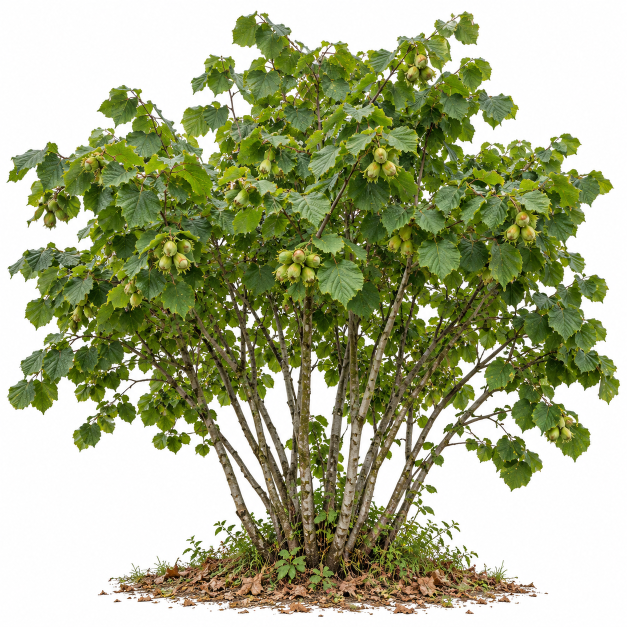
#> input picture assets-src/findik-ocagi-referans.png, 1254 x 1254 px (shown at 1/2 size)
$ python make-panorama.py ../assets-src/findik-ocagi-referans.png ../assets-src/findik-ocagi-referans.png 1.0
#> lines starting #> are read from the running program, lines starting #| are printed output that depends on the picture
"""Dev: a wide horizon picture made into the sky dome's equirectangular panorama (4096x2048): the
picture and its mirror side by side so it goes round seamlessly, the sky above carried up to a deeper
blue at the top, the green below carried down. make-panorama.py <in> <out.jpg> [eye row 0..1]"""
import sys
import numpy as np
from PIL import Image

src, out = sys.argv[1], sys.argv[2]
eye = float(sys.argv[3]) if len(sys.argv) > 3 else 0.69
W, H = 4096, 2048
im = Image.open(src).convert('RGB')
#> im is the input picture: PIL image 1254x1254 RGB; mean R, G, B 167.9, 173.7, 138.1
band = Image.new('RGB', (im.width * 2, im.height))
#> band: PIL image 2508x1254 RGB; every value is 0
band.paste(im, (0, 0))
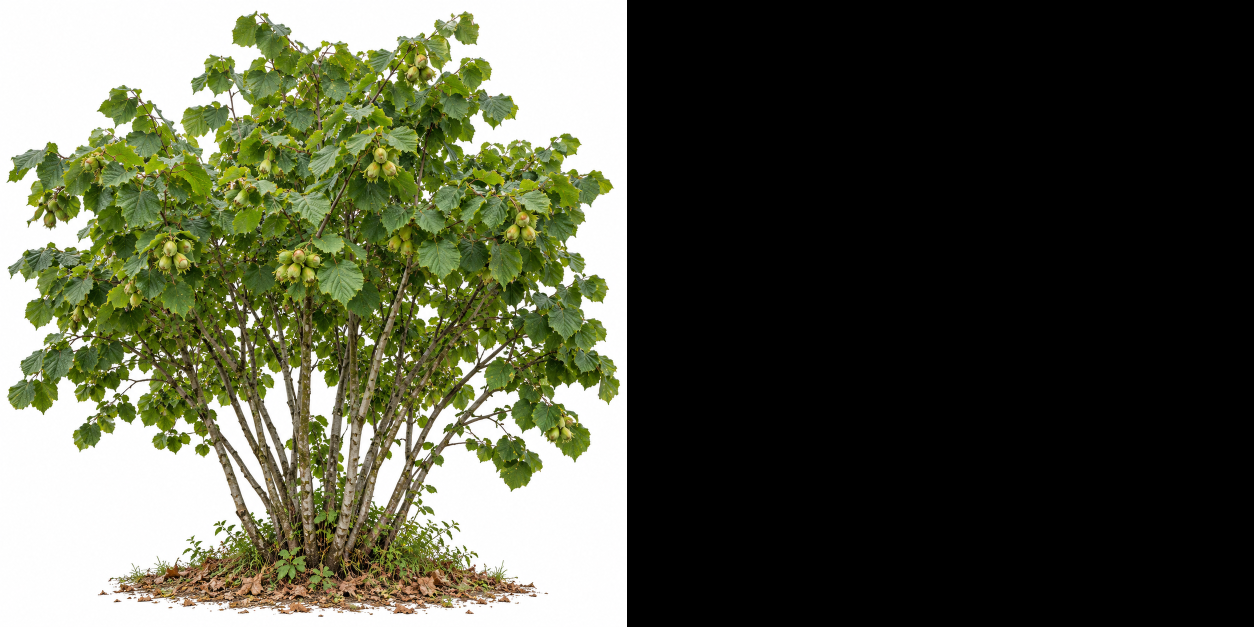
#> band: PIL image 2508x1254 RGB (shown at 1/2 size); mean R, G, B 83.9, 86.8, 69.1
band.paste(im.transpose(Image.FLIP_LEFT_RIGHT), (im.width, 0))
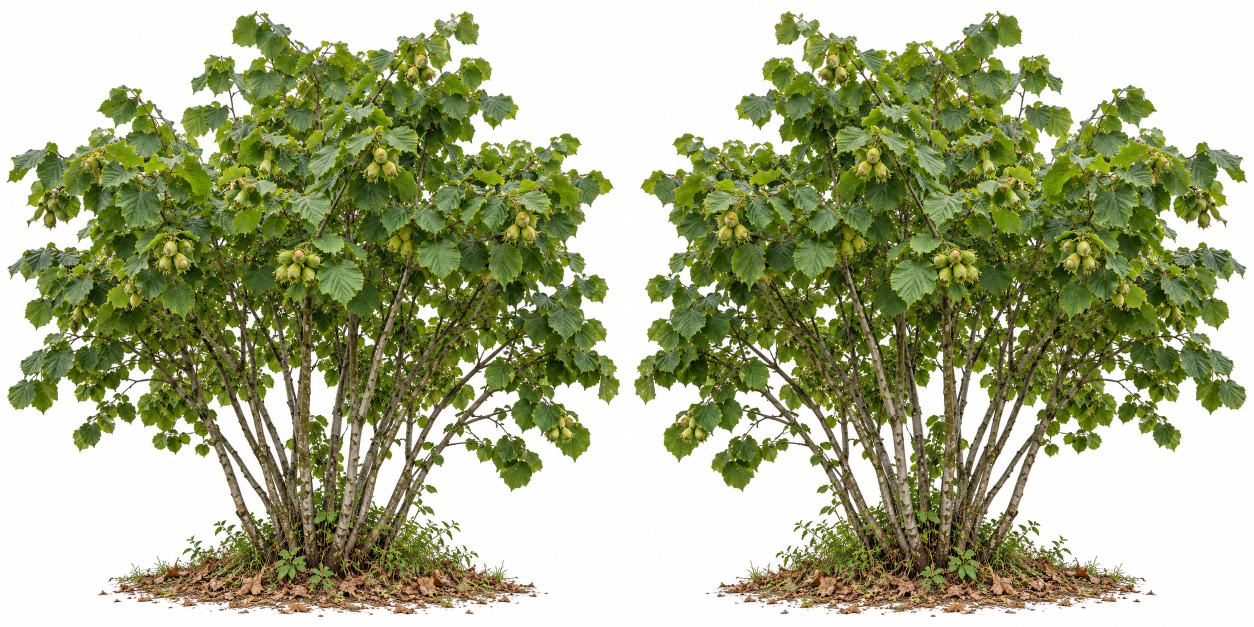
#> band: PIL image 2508x1254 RGB (shown at 1/2 size); mean R, G, B 167.9, 173.7, 138.1
bh = round(band.height * W / band.width)
#> bh = 2048
band = np.asarray(band.resize((W, bh), Image.LANCZOS), dtype=np.float32)
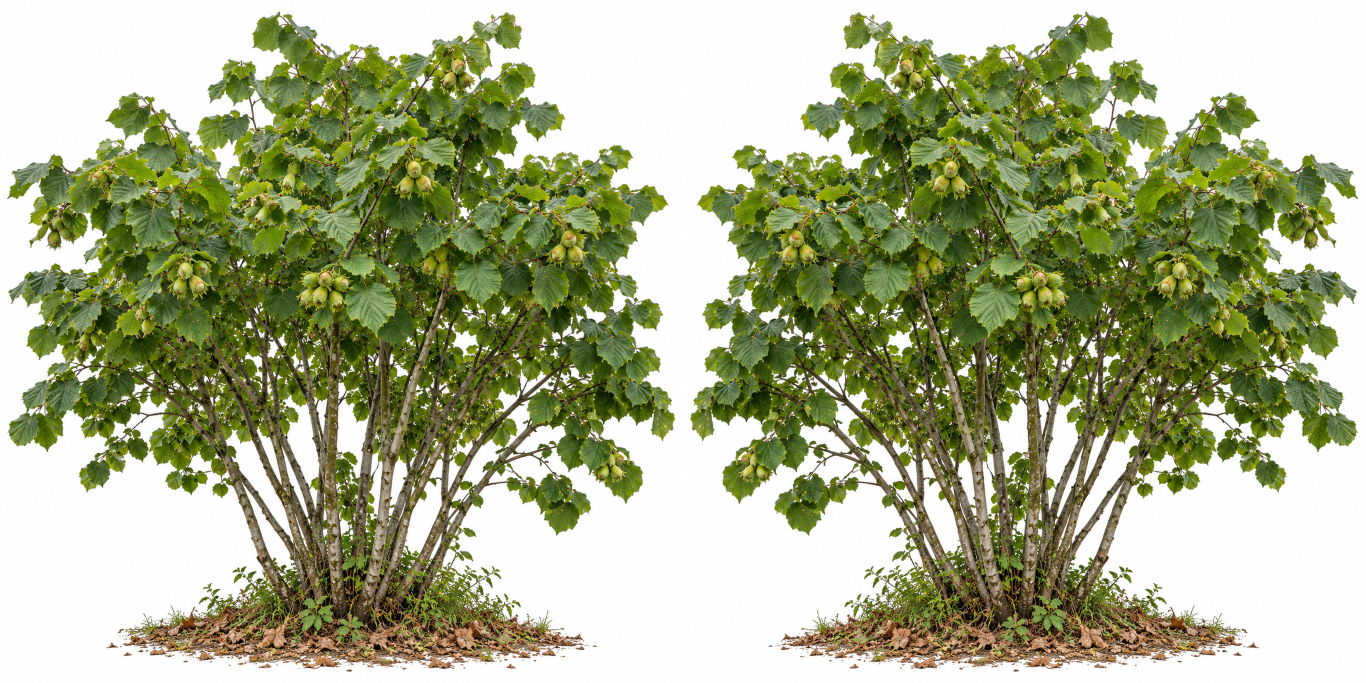
#> band: shape (2048, 4096, 3) float32 (shown at 1/3 size); mean R, G, B 168.8, 174.7, 138
top = round(H / 2 - eye * bh)
#> top = -1024
pano = np.zeros((H, W, 3), np.float32)
#> (the run stopped early here; a loop or call above may not have finished)
